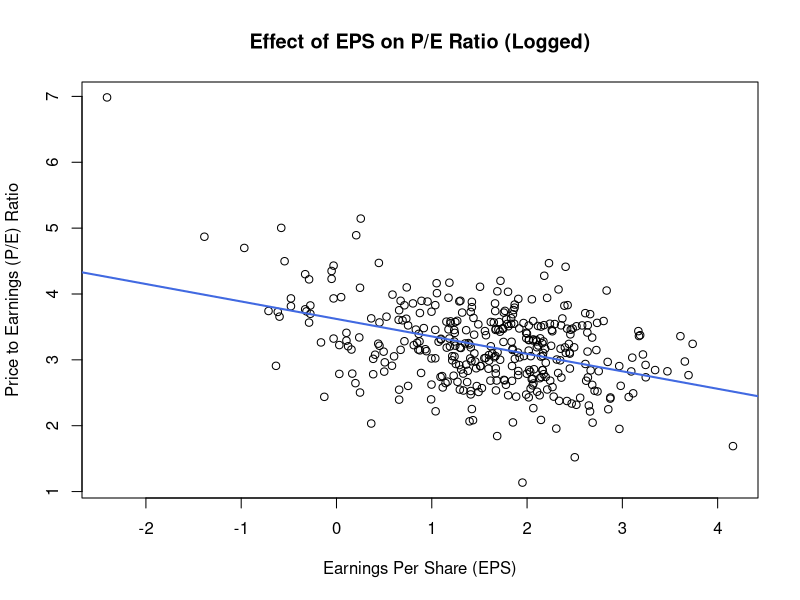
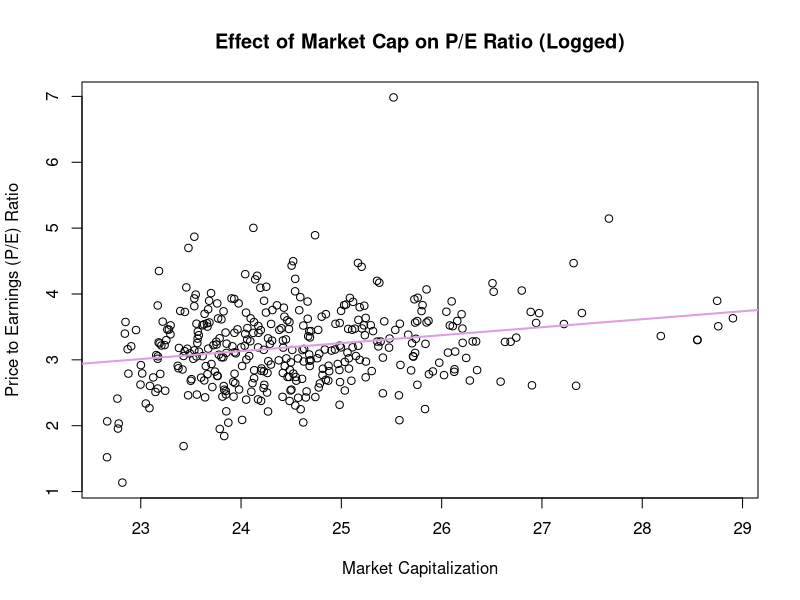
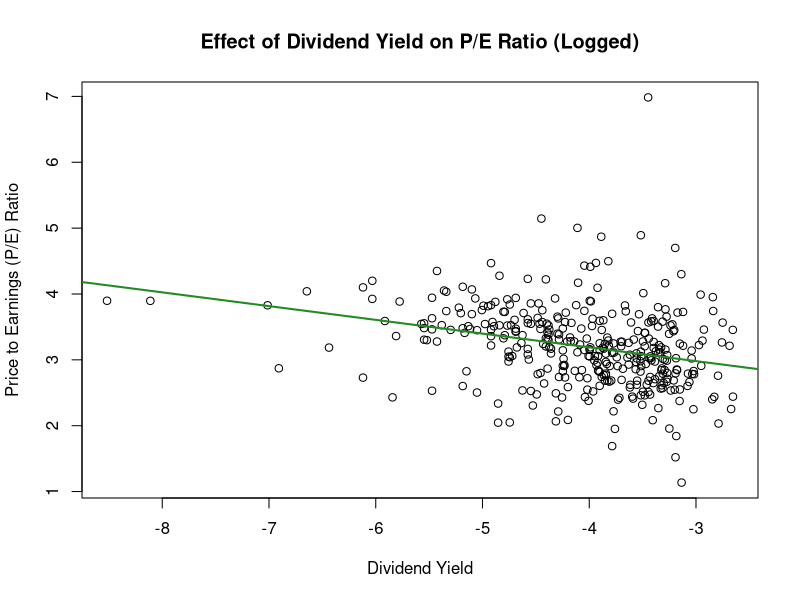
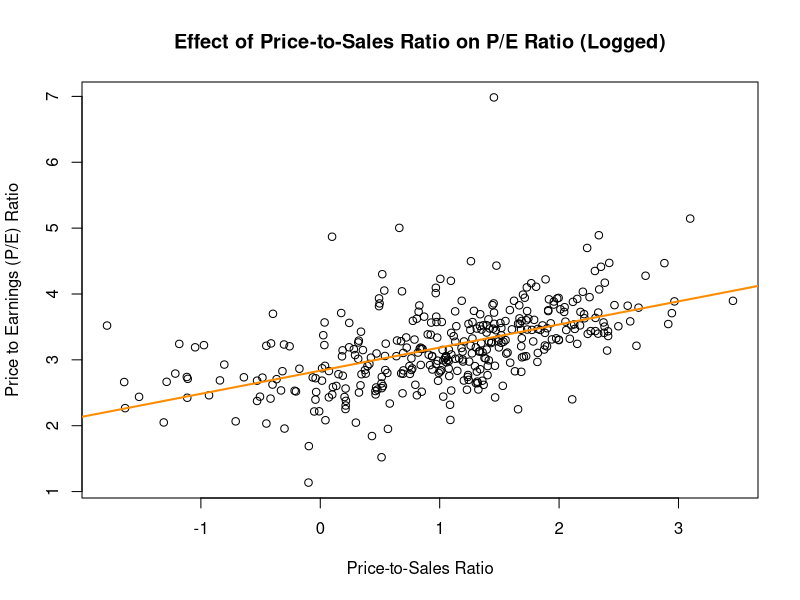
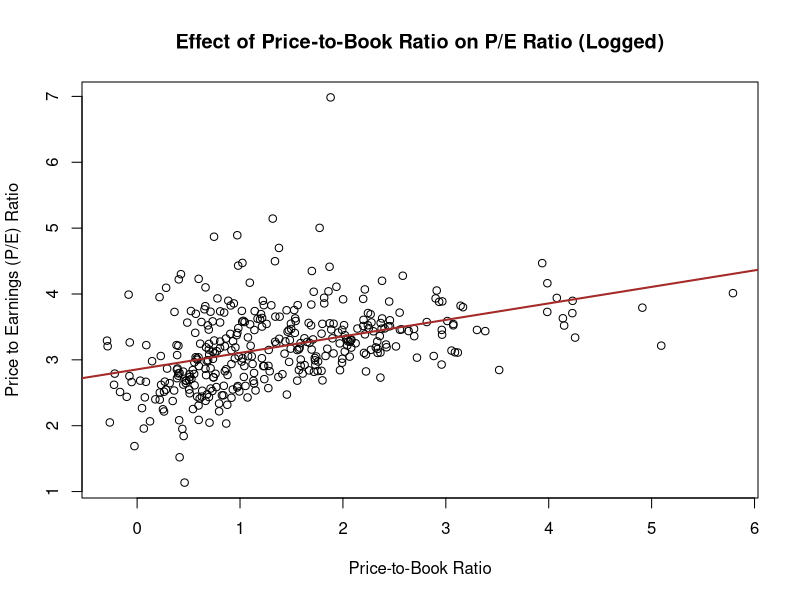

The R script that drew these images, in order:
clean_data <- read.csv("cleaned_sp500_data.csv")


# lm model
# EPS and market cap is the predictor, controlled for dividend, P/S and P/B
model <- lm(log(Price.Earnings) ~ log(Earnings.Share) + log(Market.Cap) + log(Dividend.Yield) + log(Price.Sales) + log(Price.Book), data = clean_data)
summary(model)

# The model overall is statistically significant since p-value: < 2.2e-16.
# EPS is a strong predictor. highly significant
# Market capitalization is not statistically significant. 

# log scaling all axis for better visualization (reduce effects of outliers)

# plotting EPS against P/E
png("EPSvsPE.png")
plot(log(clean_data$Earnings.Share), log(clean_data$Price.Earnings), 
     main = "Effect of EPS on P/E Ratio (Logged)",
     xlab = "Earnings Per Share (EPS)", 
     ylab = "Price to Earnings (P/E) Ratio")
abline(lm(log(Price.Earnings) ~ log(Earnings.Share), data = clean_data), col = "royalblue", lwd = 2)
dev.off()

# plotting market cap against P/E
png("MCvsPE.png")
plot(log(clean_data$Market.Cap), log(clean_data$Price.Earnings), 
     main = "Effect of Market Cap on P/E Ratio (Logged)",
     xlab = "Market Capitalization", 
     ylab = "Price to Earnings (P/E) Ratio")
abline(lm(log(Price.Earnings) ~ log(Market.Cap), data = clean_data), col = "plum", lwd = 2)
dev.off()

# Plotting Dividend Yield vs P/E
png("DividendvsPE.png")
plot(log(clean_data$Dividend.Yield), log(clean_data$Price.Earnings),
     main = "Effect of Dividend Yield on P/E Ratio (Logged)",
     xlab = "Dividend Yield",
     ylab = "Price to Earnings (P/E) Ratio")
abline(lm(log(Price.Earnings) ~ log(Dividend.Yield), data = clean_data), col = "forestgreen", lwd = 2)
dev.off()

# Plotting Price to Sales vs P/E
png("PSvsPE.png")
plot(log(clean_data$Price.Sales), log(clean_data$Price.Earnings),
     main = "Effect of Price-to-Sales Ratio on P/E Ratio (Logged)",
     xlab = "Price-to-Sales Ratio",
     ylab = "Price to Earnings (P/E) Ratio")
abline(lm(log(Price.Earnings) ~ log(Price.Sales), data = clean_data), col = "darkorange", lwd = 2)
dev.off()

# Plotting Price to Book vs P/E
png("PBvsPE.png")
plot(log(clean_data$Price.Book), log(clean_data$Price.Earnings),
     main = "Effect of Price-to-Book Ratio on P/E Ratio (Logged)",
     xlab = "Price-to-Book Ratio",
     ylab = "Price to Earnings (P/E) Ratio")
abline(lm(log(Price.Earnings) ~ log(Price.Book), data = clean_data), col = "brown", lwd = 2)
dev.off()

# From simple linear regression
# EPS has a clear negative relationship with P/E, which meet with the mathematical formula of the P/E ratio. 
# Price-to-Sales and Price-to-Book ratios both show strong positive relationship with P/E, indicating that companies valued highly on a sales or book-value also tend to have higher P/E. 
# Dividend Yield shows a mild negative trend. 
# Market Capitalization shows almost no trend, indicating that company size alone does not meaningfully predict valuation as measured by P/E.


